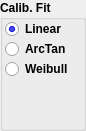
   <widget class="QGroupBox" name="calibrationFitGB">
    <property name="geometry">
     <rect>
      <x>315</x>
      <y>45</y>
      <width>86</width>
      <height>131</height>
     </rect>
    </property>
    <property name="palette">
     <palette>
      <active>
       <colorrole role="Text">
        <brush brushstyle="SolidPattern">
         <color alpha="255">
          <red>0</red>
          <green>0</green>
          <blue>255</blue>
         </color>
        </brush>
       </colorrole>
      </active>
      <inactive>
       <colorrole role="Text">
        <brush brushstyle="SolidPattern">
         <color alpha="255">
          <red>0</red>
          <green>0</green>
          <blue>255</blue>
         </color>
        </brush>
       </colorrole>
      </inactive>
      <disabled>
       <colorrole role="Text">
        <brush brushstyle="SolidPattern">
         <color alpha="255">
          <red>118</red>
          <green>118</green>
          <blue>117</blue>
         </color>
        </brush>
       </colorrole>
      </disabled>
     </palette>
    </property>
    <property name="font">
     <font>
      <weight>75</weight>
      <bold>true</bold>
     </font>
    </property>
    <property name="title">
     <string>Calib. Fit</string>
    </property>
    <widget class="QRadioButton" name="radioButton">
     <property name="geometry">
      <rect>
       <x>5</x>
       <y>20</y>
       <width>86</width>
       <height>18</height>
      </rect>
     </property>
     <property name="text">
      <string>Linear</string>
     </property>
     <property name="checked">
      <bool>true</bool>
     </property>
    </widget>
    <widget class="QRadioButton" name="radioButton_2">
     <property name="geometry">
      <rect>
       <x>5</x>
       <y>40</y>
       <width>86</width>
       <height>18</height>
      </rect>
     </property>
     <property name="text">
      <string>ArcTan</string>
     </property>
    </widget>
    <widget class="QRadioButton" name="radioButton_3">
     <property name="geometry">
      <rect>
       <x>5</x>
       <y>60</y>
       <width>86</width>
       <height>18</height>
      </rect>
     </property>
     <property name="text">
      <string>Weibull</string>
     </property>
    </widget>
   </widget>
